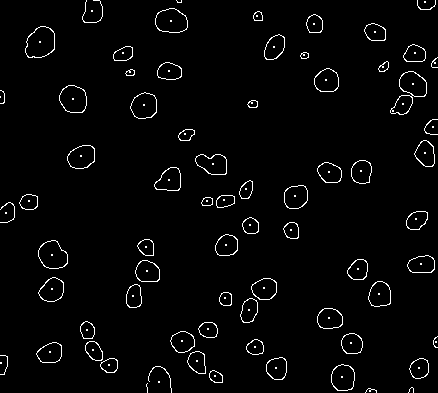
#> input picture References/Cell-Nuclei-Detection-and-Segmentation/data/sample_2/mask.png, 438 x 393 px
$ python count_nuclei.py
#> lines starting #> are read from the running program, lines starting #| are printed output that depends on the picture; after the words box and inside, x2 and y2 are one past the last pixel; in counts of white or black regions, pixels touching at a corner belong together
import cv2
import numpy as np
import math

image = cv2.imread("data/sample_2/mask.png")
#> image is the input picture: shape (393, 438, 3); 2.6% white in thin lines or dots
original = image.copy()
hsv = cv2.cvtColor(image, cv2.COLOR_BGR2HSV)
#> hsv: shape (393, 438, 3); mean H, S, V 0, 0, 6.7


hsv_lower = np.array([0,0,0])
hsv_upper = np.array([255,255,255])
mask = cv2.inRange(hsv, hsv_lower, hsv_upper)
#> mask: shape (393, 438); every value is 255
kernel = cv2.getStructuringElement(cv2.MORPH_ELLIPSE, (3,3))
opening = cv2.morphologyEx(mask, cv2.MORPH_OPEN, kernel, iterations=1)
close = cv2.morphologyEx(opening, cv2.MORPH_CLOSE, kernel, iterations=2)

cnts = cv2.findContours(close, cv2.RETR_EXTERNAL, cv2.CHAIN_APPROX_SIMPLE)
#> cnts = 1 contour; box (x1, y1, x2, y2) and area: (0, 0, 438, 393) 171304
cnts = cnts[0] if len(cnts) == 2 else cnts[1]
#> cnts = [[[0, 0], [0, 392], [437, 392], [437, 0]]]

minimum_area = 100
average_cell_area = 650
connected_cell_area = 1000
cells = 0
for c in cnts:
    area = cv2.contourArea(c)
    if area > minimum_area:
        cv2.drawContours(original, [c], -1, (36,255,12), 2)
        if area > connected_cell_area:
            cells += math.ceil(area / average_cell_area)
        else:
            cells += 1
#> this loop made 1 pass
#> (c, area, cells) on pass 1: ([[0, 0], [0, 392], [437, 392], [437, 0]], 171304, 264)
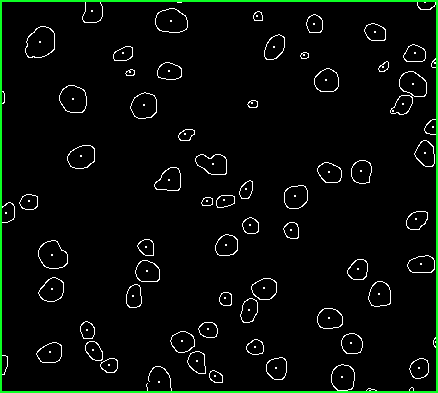
#> original: shape (393, 438, 3); 1.92% of pixels changed, all inside (x1, y1, x2, y2) = (0, 0, 438, 393)
#> after the loop, cells = 264
print('Cells: {}'.format(cells))
#| Cells: 264
cv2.imshow('close', close)
cv2.imshow('original', original)
cv2.waitKey()
